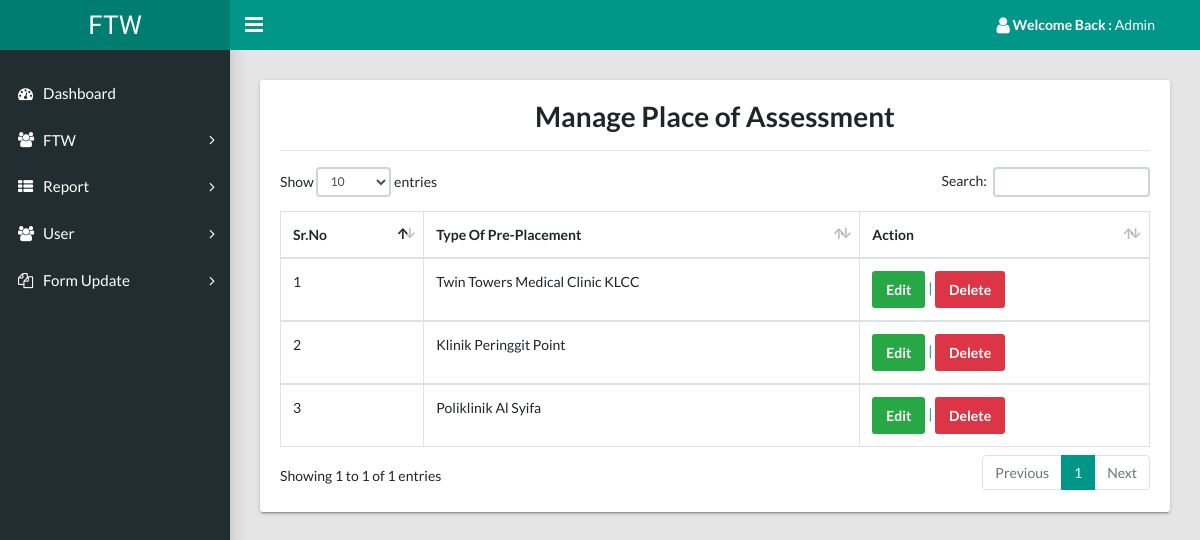
The app's page /FTW/admin/Form/manage-placement.php with its own data.
### tables this page shows
CREATE TABLE `tblpreplacement` (
  `id` int(11) NOT NULL,
  `preplacement` varchar(45) DEFAULT NULL
);

### FTW/admin/Form/manage-placement.php (the view, shortened to what this page needs)
<?php
include '../include/config.php';
?>
<!DOCTYPE html>
<html lang="en">
  <head>
    <link rel="stylesheet" type="text/css" href="../../css/main.css">
    <link rel="stylesheet" type="text/css" href="https://maxcdn.bootstrapcdn.com/font-awesome/4.7.0/css/font-awesome.min.css">
  </head>
  <body class="app sidebar-mini rtl">
    <?php include '../include/header.php'; ?>
    <?php include '../include/sidebar.php'; ?>
    <main class="app-content">
      <div class="row">
        <div class="col-md-12">
          <div class="tile">
            <div class="tile-body">
                <h2 align="center"> Manage Place of Assessment</h2>
                <hr />
                <table class="table table-hover table-bordered" id="sampleTable">
                <thead>
                    <tr>
                        <th>Sr.No</th>
                        <th>Type Of Pre-Placement</th>
                        <th>Action</th>
                    </tr>
                </thead>
                    <?php
                    $sql="SELECT * FROM tblpreplacement";
                    $query= $dbh->prepare($sql);
                    $query-> execute();
                    $results = $query -> fetchAll(PDO::FETCH_OBJ);
                    $cnt=1;
                    if($query -> rowCount() > 0){
                        foreach($results as $result){
                    ?>
                <tbody>
                    <tr>
                        <td><?php echo($cnt);?></td>
                        <td><?php echo htmlentities($result->preplacement);?></td>
                        <td><a href="edit-placement.php?placeid=<?php echo htmlentities($result->id);?>"><span class="btn btn-success">Edit</span> | <a href="manage-placement.php?del=<?php echo htmlentities($result->id);?>"><span class="btn btn-danger">Delete</span></td>
                    </tr>
                </tbody>
                <?php  $cnt=$cnt+1; } } ?>
              </table>
            </div>
          </div>
        </div>
      </div>
    </main>
  </body>
</html>

### records on screen
tblpreplacement: preplacement "Twin Towers Medical Clinic KLCC"
tblpreplacement: preplacement "Klinik Peringgit Point"
tblpreplacement: preplacement "Poliklinik Al Syifa"
